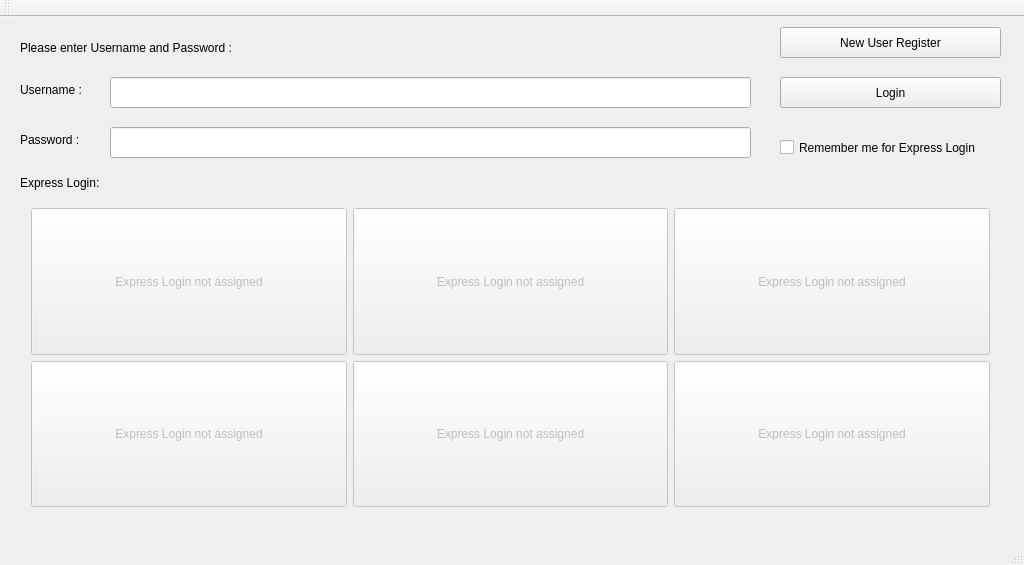
<?xml version="1.0" encoding="UTF-8"?>
<ui version="4.0">
 <class>login</class>
 <widget class="QMainWindow" name="login">
  <property name="geometry">
   <rect>
    <x>0</x>
    <y>0</y>
    <width>1024</width>
    <height>565</height>
   </rect>
  </property>
  <property name="windowTitle">
   <string>smartScaleGUI</string>
  </property>
  <widget class="QWidget" name="centralWidget">
   <widget class="QPushButton" name="btnLogin">
    <property name="geometry">
     <rect>
      <x>780</x>
      <y>60</y>
      <width>221</width>
      <height>31</height>
     </rect>
    </property>
    <property name="text">
     <string>Login</string>
    </property>
   </widget>
   <widget class="QPushButton" name="btnRegister">
    <property name="geometry">
     <rect>
      <x>780</x>
      <y>10</y>
      <width>221</width>
      <height>31</height>
     </rect>
    </property>
    <property name="text">
     <string>New User Register</string>
    </property>
   </widget>
   <widget class="QLabel" name="lblUsername">
    <property name="geometry">
     <rect>
      <x>20</x>
      <y>62</y>
      <width>71</width>
      <height>21</height>
     </rect>
    </property>
    <property name="text">
     <string>Username :</string>
    </property>
   </widget>
   <widget class="QLabel" name="lblPassword">
    <property name="geometry">
     <rect>
      <x>20</x>
      <y>112</y>
      <width>81</width>
      <height>21</height>
     </rect>
    </property>
    <property name="text">
     <string>Password :</string>
    </property>
   </widget>
   <widget class="QLabel" name="lblTitle">
    <property name="geometry">
     <rect>
      <x>20</x>
      <y>10</y>
      <width>281</width>
      <height>41</height>
     </rect>
    </property>
    <property name="text">
     <string>Please enter Username and Password : </string>
    </property>
   </widget>
   <widget class="QLineEdit" name="txtUsername">
    <property name="geometry">
     <rect>
      <x>110</x>
      <y>60</y>
      <width>641</width>
      <height>31</height>
     </rect>
    </property>
   </widget>
   <widget class="QLineEdit" name="txtPassword">
    <property name="geometry">
     <rect>
      <x>110</x>
      <y>110</y>
      <width>641</width>
      <height>31</height>
     </rect>
    </property>
    <property name="inputMethodHints">
     <set>Qt::ImhHiddenText|Qt::ImhNoAutoUppercase|Qt::ImhNoPredictiveText|Qt::ImhSensitiveData</set>
    </property>
    <property name="inputMask">
     <string/>
    </property>
    <property name="echoMode">
     <enum>QLineEdit::Password</enum>
    </property>
   </widget>
   <widget class="QLabel" name="lblStatus">
    <property name="geometry">
     <rect>
      <x>290</x>
      <y>10</y>
      <width>461</width>
      <height>31</height>
     </rect>
    </property>
    <property name="font">
     <font>
      <pointsize>14</pointsize>
      <weight>75</weight>
      <bold>true</bold>
     </font>
    </property>
    <property name="text">
     <string/>
    </property>
   </widget>
   <widget class="QWidget" name="gridLayoutWidget">
    <property name="geometry">
     <rect>
      <x>20</x>
      <y>180</y>
      <width>981</width>
      <height>321</height>
     </rect>
    </property>
    <layout class="QGridLayout" name="gridLayout">
     <property name="sizeConstraint">
      <enum>QLayout::SetDefaultConstraint</enum>
     </property>
     <item row="0" column="1">
      <widget class="QPushButton" name="btnExpressUser_2">
       <property name="enabled">
        <bool>false</bool>
       </property>
       <property name="sizePolicy">
        <sizepolicy hsizetype="Minimum" vsizetype="Expanding">
         <horstretch>0</horstretch>
         <verstretch>0</verstretch>
        </sizepolicy>
       </property>
       <property name="text">
        <string>Express Login not assigned</string>
       </property>
      </widget>
     </item>
     <item row="1" column="1">
      <widget class="QPushButton" name="btnExpressUser_5">
       <property name="enabled">
        <bool>false</bool>
       </property>
       <property name="sizePolicy">
        <sizepolicy hsizetype="Minimum" vsizetype="Expanding">
         <horstretch>0</horstretch>
         <verstretch>0</verstretch>
        </sizepolicy>
       </property>
       <property name="text">
        <string>Express Login not assigned</string>
       </property>
      </widget>
     </item>
     <item row="0" column="0">
      <widget class="QPushButton" name="btnExpressUser_1">
       <property name="enabled">
        <bool>false</bool>
       </property>
       <property name="sizePolicy">
        <sizepolicy hsizetype="Minimum" vsizetype="Expanding">
         <horstretch>0</horstretch>
         <verstretch>0</verstretch>
        </sizepolicy>
       </property>
       <property name="text">
        <string>Express Login not assigned</string>
       </property>
      </widget>
     </item>
     <item row="1" column="0">
      <widget class="QPushButton" name="btnExpressUser_4">
       <property name="enabled">
        <bool>false</bool>
       </property>
       <property name="sizePolicy">
        <sizepolicy hsizetype="Minimum" vsizetype="Expanding">
         <horstretch>0</horstretch>
         <verstretch>0</verstretch>
        </sizepolicy>
       </property>
       <property name="text">
        <string>Express Login not assigned</string>
       </property>
      </widget>
     </item>
     <item row="0" column="2">
      <widget class="QPushButton" name="btnExpressUser_3">
       <property name="enabled">
        <bool>false</bool>
       </property>
       <property name="sizePolicy">
        <sizepolicy hsizetype="Minimum" vsizetype="Expanding">
         <horstretch>0</horstretch>
         <verstretch>0</verstretch>
        </sizepolicy>
       </property>
       <property name="text">
        <string>Express Login not assigned</string>
       </property>
      </widget>
     </item>
     <item row="1" column="2">
      <widget class="QPushButton" name="btnExpressUser_6">
       <property name="enabled">
        <bool>false</bool>
       </property>
       <property name="sizePolicy">
        <sizepolicy hsizetype="Minimum" vsizetype="Expanding">
         <horstretch>0</horstretch>
         <verstretch>0</verstretch>
        </sizepolicy>
       </property>
       <property name="text">
        <string>Express Login not assigned</string>
       </property>
      </widget>
     </item>
    </layout>
   </widget>
   <widget class="QCheckBox" name="chkExpressLogin">
    <property name="geometry">
     <rect>
      <x>780</x>
      <y>110</y>
      <width>221</width>
      <height>41</height>
     </rect>
    </property>
    <property name="text">
     <string>Remember me for Express Login</string>
    </property>
   </widget>
   <widget class="QLabel" name="lblTitle_2">
    <property name="geometry">
     <rect>
      <x>20</x>
      <y>150</y>
      <width>281</width>
      <height>31</height>
     </rect>
    </property>
    <property name="text">
     <string>Express Login:</string>
    </property>
   </widget>
  </widget>
  <widget class="QMenuBar" name="menuBar">
   <property name="geometry">
    <rect>
     <x>0</x>
     <y>0</y>
     <width>1024</width>
     <height>21</height>
    </rect>
   </property>
  </widget>
  <widget class="QToolBar" name="mainToolBar">
   <attribute name="toolBarArea">
    <enum>TopToolBarArea</enum>
   </attribute>
   <attribute name="toolBarBreak">
    <bool>false</bool>
   </attribute>
  </widget>
  <widget class="QStatusBar" name="statusBar"/>
 </widget>
 <layoutdefault spacing="6" margin="11"/>
 <resources/>
 <connections/>
</ui>
